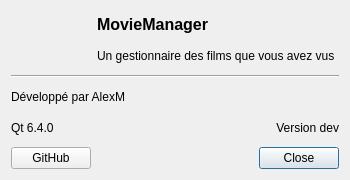
<?xml version="1.0" encoding="UTF-8"?>
<ui version="4.0">
 <class>AboutDialog</class>
 <widget class="QDialog" name="AboutDialog">
  <property name="geometry">
   <rect>
    <x>0</x>
    <y>0</y>
    <width>350</width>
    <height>180</height>
   </rect>
  </property>
  <property name="sizePolicy">
   <sizepolicy hsizetype="Preferred" vsizetype="Preferred">
    <horstretch>0</horstretch>
    <verstretch>0</verstretch>
   </sizepolicy>
  </property>
  <property name="windowTitle">
   <string>À Propos de MovieManager</string>
  </property>
  <layout class="QGridLayout" name="gridLayout">
   <item row="8" column="1" colspan="4">
    <widget class="QDialogButtonBox" name="ButtonBox">
     <property name="orientation">
      <enum>Qt::Horizontal</enum>
     </property>
     <property name="standardButtons">
      <set>QDialogButtonBox::Close</set>
     </property>
    </widget>
   </item>
   <item row="6" column="0">
    <widget class="QLabel" name="QtVersionLabel">
     <property name="text">
      <string>Qt 6.4.0</string>
     </property>
    </widget>
   </item>
   <item row="0" column="1" colspan="3">
    <widget class="QLabel" name="MovieManagerLabel">
     <property name="font">
      <font>
       <pointsize>12</pointsize>
       <bold>true</bold>
      </font>
     </property>
     <property name="text">
      <string>MovieManager</string>
     </property>
    </widget>
   </item>
   <item row="6" column="1" colspan="4">
    <widget class="QLabel" name="VersionLabel">
     <property name="text">
      <string>Version dev</string>
     </property>
     <property name="alignment">
      <set>Qt::AlignRight|Qt::AlignTrailing|Qt::AlignVCenter</set>
     </property>
    </widget>
   </item>
   <item row="0" column="0" rowspan="2">
    <widget class="QLabel" name="label_2">
     <property name="sizePolicy">
      <sizepolicy hsizetype="Fixed" vsizetype="Fixed">
       <horstretch>0</horstretch>
       <verstretch>0</verstretch>
      </sizepolicy>
     </property>
     <property name="maximumSize">
      <size>
       <width>48</width>
       <height>48</height>
      </size>
     </property>
     <property name="text">
      <string/>
     </property>
     <property name="pixmap">
      <pixmap resource="../MovieManager.qrc">:/assets/Assets/logo.png</pixmap>
     </property>
     <property name="scaledContents">
      <bool>true</bool>
     </property>
    </widget>
   </item>
   <item row="8" column="0">
    <widget class="QPushButton" name="GithubButton">
     <property name="text">
      <string>GitHub</string>
     </property>
    </widget>
   </item>
   <item row="1" column="1" colspan="4">
    <widget class="QLabel" name="DescrLabel">
     <property name="text">
      <string>Un gestionnaire des films que vous avez vus</string>
     </property>
    </widget>
   </item>
   <item row="5" column="0" colspan="5">
    <widget class="QLabel" name="label">
     <property name="text">
      <string>Développé par AlexM</string>
     </property>
    </widget>
   </item>
   <item row="3" column="0" colspan="5">
    <widget class="Line" name="line">
     <property name="orientation">
      <enum>Qt::Horizontal</enum>
     </property>
    </widget>
   </item>
  </layout>
 </widget>
 <resources>
  <include location="../MovieManager.qrc"/>
 </resources>
 <connections>
  <connection>
   <sender>ButtonBox</sender>
   <signal>accepted()</signal>
   <receiver>AboutDialog</receiver>
   <slot>accept()</slot>
   <hints>
    <hint type="sourcelabel">
     <x>248</x>
     <y>254</y>
    </hint>
    <hint type="destinationlabel">
     <x>157</x>
     <y>274</y>
    </hint>
   </hints>
  </connection>
  <connection>
   <sender>ButtonBox</sender>
   <signal>rejected()</signal>
   <receiver>AboutDialog</receiver>
   <slot>reject()</slot>
   <hints>
    <hint type="sourcelabel">
     <x>316</x>
     <y>260</y>
    </hint>
    <hint type="destinationlabel">
     <x>286</x>
     <y>274</y>
    </hint>
   </hints>
  </connection>
 </connections>
</ui>
